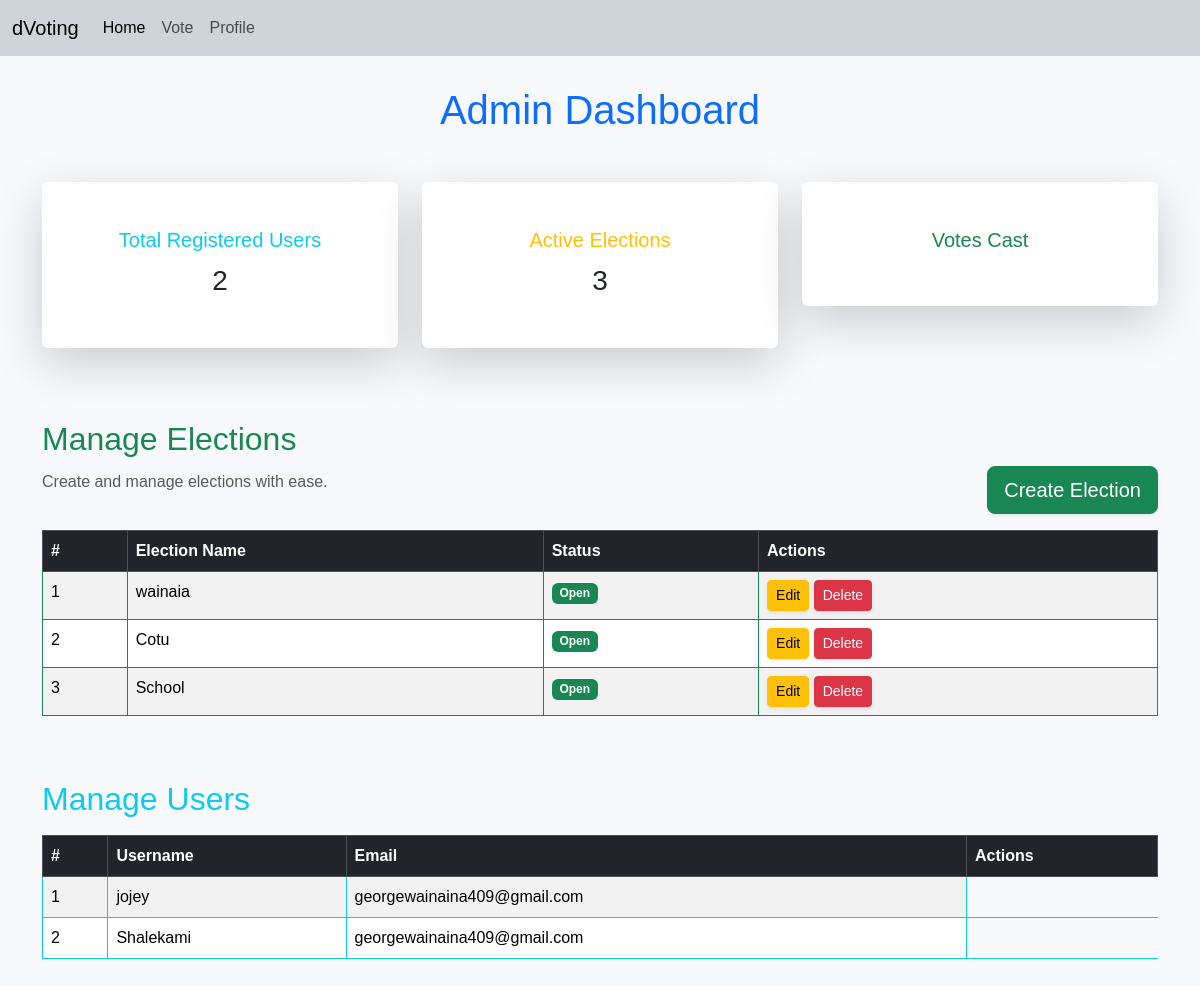
The app's page /app/admin_dashboard/ (signed in) with its own data.
### app/models.py (models this page shows, shortened)
class Election(models.Model):
    name = models.CharField(max_length=255)
    description = models.TextField()
    status = models.CharField(max_length=10, choices=[('open', 'Open'), ('closed', 'Closed')])
    election_for = models.CharField(max_length=100, blank=True)  # What the election is for
    created_at = models.DateTimeField(auto_now_add=True)
    updated_at = models.DateTimeField(auto_now=True)
    created_by = models.ForeignKey('auth.User', on_delete=models.CASCADE, related_name='created_elections', null=True)
    elected_positions = models.ManyToManyField(Position, blank=True)

### app/views.py (the view)
# urls.py: path('admin_dashboard/', views.admin_dashboard, name='admin_dashboard'),
@login_required()
def admin_dashboard(request):
    registered_users = User.objects.count()
    active_elections = Election.objects.filter(status='open').count()
    votes_cast = Vote.objects.count()
    elections = Election.objects.all()
    users = User.objects.all()
    context = {
        'registered_users':registered_users,
        'active_elections':active_elections,
        'votes_cast': votes_cast,
        'elections':elections,
        'users':users,
    }
    return render(request, 'admin_dashboard.html', context)

### app/templates/admin_dashboard.html (shortened to what this page needs)
{% extends 'base.html' %}
{% block content %}
<div class="bg-light" style="min-height: 100vh; padding: 30px;">
    <div class="container">
        <h1 class="text-center text-primary mb-5">Admin Dashboard</h1>
        <div class="row mb-5">
            <div class="col-md-6 col-lg-4 mb-4">
                <div class="card shadow-lg border-info">
                    <div class="card-body">
                        <h5 class="card-title text-info">Total Registered Users</h5>
                        <p class="card-text fs-3 text-dark">{{ registered_users }}</p>
                    </div>
                </div>
            </div>
            <div class="col-md-6 col-lg-4 mb-4">
                <div class="card shadow-lg border-warning">
                    <div class="card-body">
                        <h5 class="card-title text-warning">Active Elections</h5>
                        <p class="card-text fs-3 text-dark">{{ active_elections }}</p>
                    </div>
                </div>
            </div>
            <div class="col-md-6 col-lg-4 mb-4">
                <div class="card shadow-lg border-success">
                    <div class="card-body">
                        <h5 class="card-title text-success">Votes Cast</h5>
                    </div>
                </div>
            </div>
        </div>
        <div class="mb-5">
            <h2 class="text-success">Manage Elections</h2>
            <div class="d-flex justify-content-between align-items-center">
                <p class="text-muted">Create and manage elections with ease.</p>
                <a href="{% url 'create_election' %}" class="btn btn-success btn-lg shadow-sm">
                     Create Election
                </a>
            </div>
            <div class="table-responsive mt-3">
                <table class="table table-hover table-striped table-bordered border-success">
                    <thead class="table-dark">
                        <tr>
                            <th>#</th>
                            <th>Election Name</th>
                            <th>Status</th>
                            <th>Actions</th>
                        </tr>
                    </thead>
                    <tbody>
                        {% for election in elections %}
                        <tr>
                            <td>{{ forloop.counter }}</td>
                            <td>{{ election.name }}</td>
                            <td>
                                {% if election.status == 'open' %}
                                <span class="badge bg-success">Open</span>
                                {% else %}
                                <span class="badge bg-secondary">Closed</span>
                                {% endif %}
                            </td>
                            <td>
                                <a href="{% url 'edit_election' election.id %}" class="btn btn-sm btn-warning shadow-sm">
                                     Edit
                                </a>
                                <a href="{% url 'delete_election' election.id %}" class="btn btn-sm btn-danger shadow-sm">
                                     Delete
                                </a>
                            </td>
                        </tr>
                        {% empty %}
                        <tr>
                            <td colspan="4" class="text-center text-muted">No elections available.</td>
                        </tr>
                        {% endfor %}
                    </tbody>
                </table>
            </div>
        </div>
        <div class="mb-5">
            <h2 class="text-info">Manage Users</h2>
            <div class="table-responsive mt-3">
                <table class="table table-hover table-striped table-bordered border-info">
                    <thead class="table-dark">
                        <tr>
                            <th>#</th>
                            <th>Username</th>
                            <th>Email</th>
                            <th>Actions</th>
                        </tr>
                    </thead>
                    <tbody>
                        {% for user in users %}
                        <tr>
                            <td>{{ forloop.counter }}</td>
                            <td>{{ user.username }}</td>
                            <td>{{ user.email }}</td>
                        </tr>
                        {% empty %}
                        <tr>
                            <td colspan="4" class="text-center text-muted">No users available.</td>
                        </tr>
                        {% endfor %}
                    </tbody>
                </table>
            </div>
        </div>
    </div>
</div>
{% endblock %}

### static/style/main.css (style rules this page uses)
body { font-family: 'Poppins', sans-serif; }
.card { border: none; box-shadow: 0 10px 20px rgba(0, 0, 0, 0.2); padding: 30px; text-align: center; }
.card p { color: #555555; font-size: 14px; }
a { text-decoration: none; transition: all 0.3s ease; }

### records on screen
Election: name "wainaia", status "Open"
Election: name "Cotu", status "Open"
Election: name "School", status "Open"

### other values on screen
{{ registered_users }} "2"
{{ active_elections }} "3"
{{ user.username }} "jojey"
{{ user.email }} "georgewainaina409@gmail.com"
{{ user.username }} "Shalekami"
